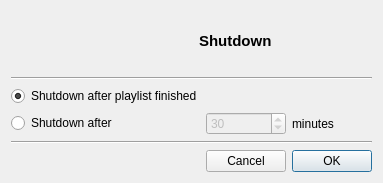
<?xml version="1.0" encoding="UTF-8"?>
<ui version="4.0">
 <class>GUI_Shutdown</class>
 <widget class="QDialog" name="GUI_Shutdown">
  <property name="geometry">
   <rect>
    <x>0</x>
    <y>0</y>
    <width>383</width>
    <height>183</height>
   </rect>
  </property>
  <property name="windowTitle">
   <string>Shutdown</string>
  </property>
  <layout class="QGridLayout" name="gridLayout">
   <item row="2" column="0" colspan="4">
    <widget class="Line" name="line">
     <property name="orientation">
      <enum>Qt::Horizontal</enum>
     </property>
    </widget>
   </item>
   <item row="6" column="3">
    <widget class="QPushButton" name="btn_ok">
     <property name="text">
      <string>OK</string>
     </property>
    </widget>
   </item>
   <item row="4" column="3">
    <widget class="QLabel" name="label_2">
     <property name="text">
      <string>minutes</string>
     </property>
    </widget>
   </item>
   <item row="6" column="2">
    <widget class="QPushButton" name="btn_cancel">
     <property name="text">
      <string>Cancel</string>
     </property>
    </widget>
   </item>
   <item row="3" column="0" colspan="4">
    <widget class="QRadioButton" name="rb_after_finished">
     <property name="text">
      <string>Shutdown after playlist finished</string>
     </property>
     <property name="checked">
      <bool>true</bool>
     </property>
    </widget>
   </item>
   <item row="1" column="0" colspan="4">
    <layout class="QHBoxLayout" name="horizontalLayout">
     <property name="spacing">
      <number>15</number>
     </property>
     <item>
      <widget class="QLabel" name="lab_icon">
       <property name="styleSheet">
        <string notr="true">min-width: 6ex; max-width: 6ex; min-height: 6ex; max-height: 6ex;</string>
       </property>
       <property name="text">
        <string/>
       </property>
       <property name="scaledContents">
        <bool>true</bool>
       </property>
      </widget>
     </item>
     <item>
      <widget class="QLabel" name="lab_title">
       <property name="font">
        <font>
         <pointsize>11</pointsize>
         <weight>75</weight>
         <bold>true</bold>
        </font>
       </property>
       <property name="text">
        <string>Shutdown</string>
       </property>
      </widget>
     </item>
    </layout>
   </item>
   <item row="4" column="2">
    <widget class="QSpinBox" name="sb_minutes">
     <property name="enabled">
      <bool>false</bool>
     </property>
     <property name="value">
      <number>30</number>
     </property>
    </widget>
   </item>
   <item row="4" column="0">
    <widget class="QRadioButton" name="rb_after_minutes">
     <property name="text">
      <string>Shutdown after</string>
     </property>
    </widget>
   </item>
   <item row="5" column="0" colspan="4">
    <widget class="Line" name="line_2">
     <property name="orientation">
      <enum>Qt::Horizontal</enum>
     </property>
    </widget>
   </item>
  </layout>
 </widget>
 <tabstops>
  <tabstop>rb_after_finished</tabstop>
  <tabstop>rb_after_minutes</tabstop>
  <tabstop>sb_minutes</tabstop>
  <tabstop>btn_cancel</tabstop>
  <tabstop>btn_ok</tabstop>
 </tabstops>
 <resources>
  <include location="../Resources/Icons.qrc"/>
 </resources>
 <connections/>
</ui>
